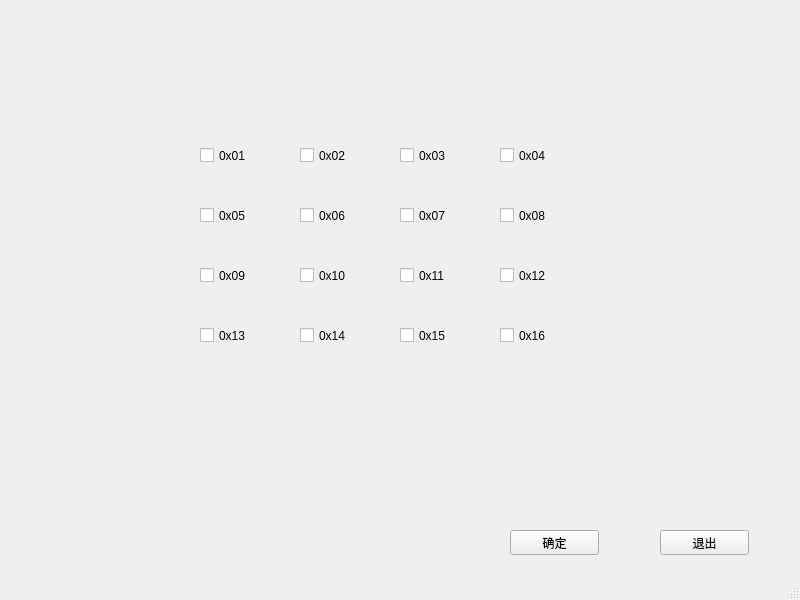
<?xml version="1.0" encoding="UTF-8"?>
<ui version="4.0">
 <class>myregister</class>
 <widget class="QMainWindow" name="myregister">
  <property name="geometry">
   <rect>
    <x>0</x>
    <y>0</y>
    <width>800</width>
    <height>600</height>
   </rect>
  </property>
  <property name="windowTitle">
   <string>注册界面</string>
  </property>
  <widget class="QWidget" name="centralwidget">
   <widget class="QCheckBox" name="checkBox_1">
    <property name="geometry">
     <rect>
      <x>200</x>
      <y>140</y>
      <width>71</width>
      <height>31</height>
     </rect>
    </property>
    <property name="text">
     <string>0x01</string>
    </property>
   </widget>
   <widget class="QPushButton" name="quit_button">
    <property name="geometry">
     <rect>
      <x>660</x>
      <y>530</y>
      <width>89</width>
      <height>25</height>
     </rect>
    </property>
    <property name="text">
     <string>退出</string>
    </property>
   </widget>
   <widget class="QPushButton" name="enter_button">
    <property name="geometry">
     <rect>
      <x>510</x>
      <y>530</y>
      <width>89</width>
      <height>25</height>
     </rect>
    </property>
    <property name="text">
     <string>确定</string>
    </property>
   </widget>
   <widget class="QCheckBox" name="checkBox_2">
    <property name="geometry">
     <rect>
      <x>300</x>
      <y>140</y>
      <width>71</width>
      <height>31</height>
     </rect>
    </property>
    <property name="text">
     <string>0x02</string>
    </property>
   </widget>
   <widget class="QCheckBox" name="checkBox_3">
    <property name="geometry">
     <rect>
      <x>400</x>
      <y>140</y>
      <width>71</width>
      <height>31</height>
     </rect>
    </property>
    <property name="text">
     <string>0x03</string>
    </property>
   </widget>
   <widget class="QCheckBox" name="checkBox_4">
    <property name="geometry">
     <rect>
      <x>500</x>
      <y>140</y>
      <width>71</width>
      <height>31</height>
     </rect>
    </property>
    <property name="text">
     <string>0x04</string>
    </property>
   </widget>
   <widget class="QCheckBox" name="checkBox_5">
    <property name="geometry">
     <rect>
      <x>200</x>
      <y>200</y>
      <width>71</width>
      <height>31</height>
     </rect>
    </property>
    <property name="text">
     <string>0x05</string>
    </property>
   </widget>
   <widget class="QCheckBox" name="checkBox_6">
    <property name="geometry">
     <rect>
      <x>300</x>
      <y>200</y>
      <width>71</width>
      <height>31</height>
     </rect>
    </property>
    <property name="text">
     <string>0x06</string>
    </property>
   </widget>
   <widget class="QCheckBox" name="checkBox_8">
    <property name="geometry">
     <rect>
      <x>500</x>
      <y>200</y>
      <width>71</width>
      <height>31</height>
     </rect>
    </property>
    <property name="text">
     <string>0x08</string>
    </property>
   </widget>
   <widget class="QCheckBox" name="checkBox_7">
    <property name="geometry">
     <rect>
      <x>400</x>
      <y>200</y>
      <width>71</width>
      <height>31</height>
     </rect>
    </property>
    <property name="text">
     <string>0x07</string>
    </property>
   </widget>
   <widget class="QCheckBox" name="checkBox_16">
    <property name="geometry">
     <rect>
      <x>500</x>
      <y>320</y>
      <width>71</width>
      <height>31</height>
     </rect>
    </property>
    <property name="text">
     <string>0x16</string>
    </property>
   </widget>
   <widget class="QCheckBox" name="checkBox_14">
    <property name="geometry">
     <rect>
      <x>300</x>
      <y>320</y>
      <width>71</width>
      <height>31</height>
     </rect>
    </property>
    <property name="text">
     <string>0x14</string>
    </property>
   </widget>
   <widget class="QCheckBox" name="checkBox_13">
    <property name="geometry">
     <rect>
      <x>200</x>
      <y>320</y>
      <width>71</width>
      <height>31</height>
     </rect>
    </property>
    <property name="text">
     <string>0x13</string>
    </property>
   </widget>
   <widget class="QCheckBox" name="checkBox_11">
    <property name="geometry">
     <rect>
      <x>400</x>
      <y>260</y>
      <width>71</width>
      <height>31</height>
     </rect>
    </property>
    <property name="text">
     <string>0x11</string>
    </property>
   </widget>
   <widget class="QCheckBox" name="checkBox_9">
    <property name="geometry">
     <rect>
      <x>200</x>
      <y>260</y>
      <width>71</width>
      <height>31</height>
     </rect>
    </property>
    <property name="text">
     <string>0x09</string>
    </property>
   </widget>
   <widget class="QCheckBox" name="checkBox_10">
    <property name="geometry">
     <rect>
      <x>300</x>
      <y>260</y>
      <width>71</width>
      <height>31</height>
     </rect>
    </property>
    <property name="text">
     <string>0x10</string>
    </property>
   </widget>
   <widget class="QCheckBox" name="checkBox_15">
    <property name="geometry">
     <rect>
      <x>400</x>
      <y>320</y>
      <width>71</width>
      <height>31</height>
     </rect>
    </property>
    <property name="text">
     <string>0x15</string>
    </property>
   </widget>
   <widget class="QCheckBox" name="checkBox_12">
    <property name="geometry">
     <rect>
      <x>500</x>
      <y>260</y>
      <width>71</width>
      <height>31</height>
     </rect>
    </property>
    <property name="text">
     <string>0x12</string>
    </property>
   </widget>
  </widget>
  <widget class="QStatusBar" name="statusbar"/>
 </widget>
 <resources/>
 <connections/>
</ui>
